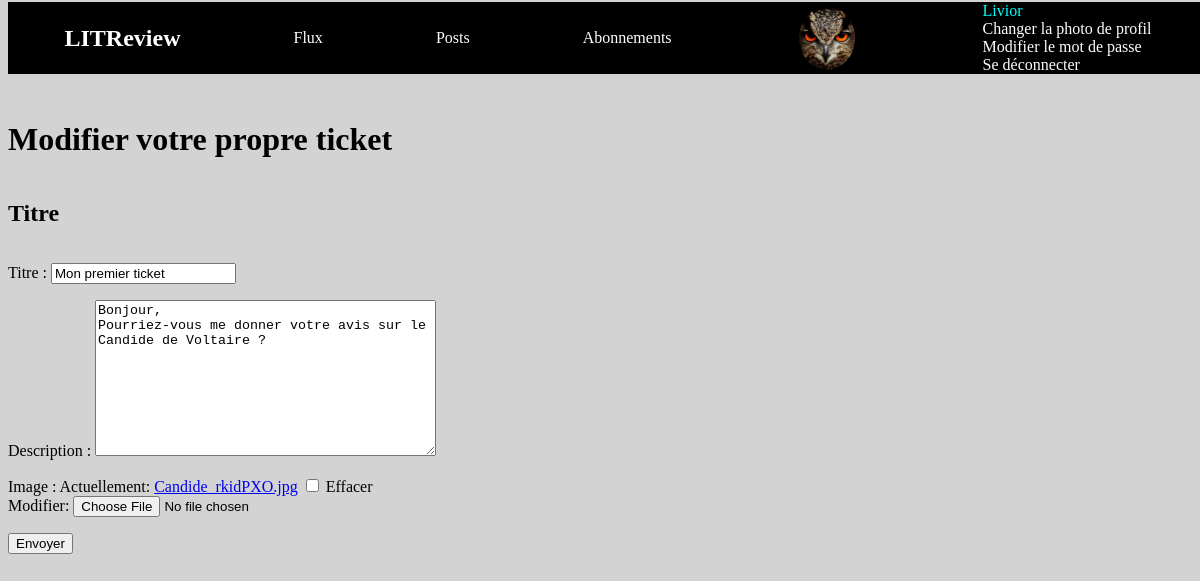
The app's page /ticket/15/change/ (signed in), older data.
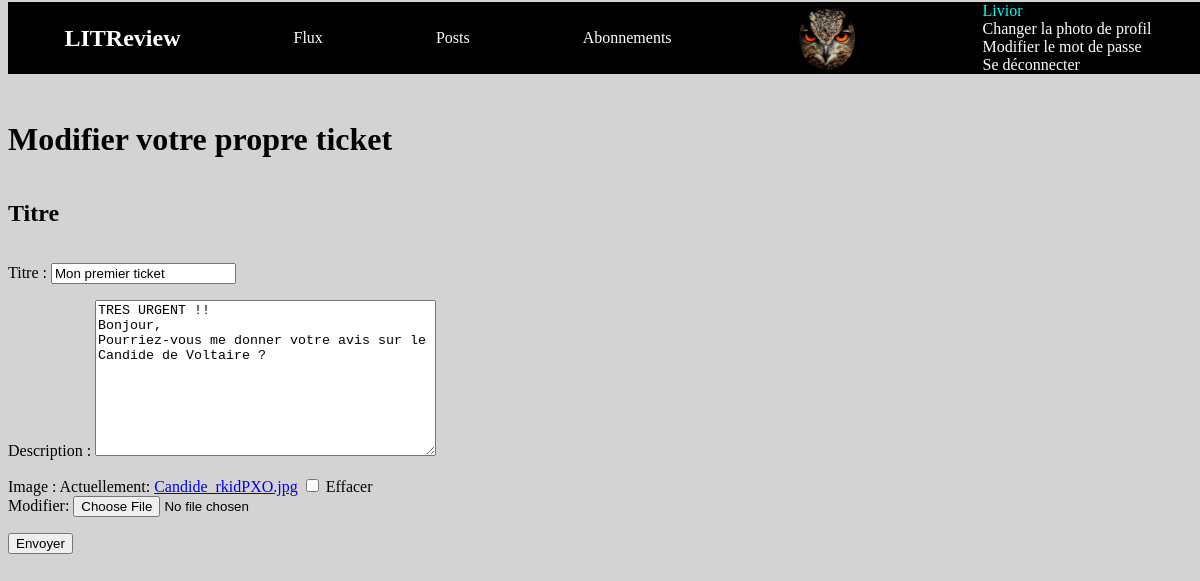
The same page, newer data.
### critics/models.py (models this page shows, shortened)
class Ticket(models.Model):
    title = models.CharField(max_length=128)
    description = models.TextField(max_length=2048, blank=True)
    user = models.ForeignKey(to=settings.AUTH_USER_MODEL, on_delete=models.CASCADE)
    image = models.ImageField(null=True, blank=True)
    time_created = models.DateTimeField(auto_now_add=True)
    IMAGE_MAX_SIZE = (200, 200)

### critics/views.py (the view)
# urls.py: path('ticket/<int:id>/change/', critics.views.ticket_update, name='ticket-update'),
@login_required()
def ticket_update(request, id):
    ticket = get_object_or_404(Ticket, id=id)
    if request.method == 'POST':
        form = TicketForm(request.POST, request.FILES, instance=ticket)
        if form.is_valid():
            ticket = form.save(commit=False)
            ticket.time_created = datetime.datetime.now()
            ticket.save()
            return render(request,
                          'critics/ticket_read.html', {"ticket":ticket})
    else:
        form = TicketForm(instance=ticket)
    return render(request, 'critics/ticket_update.html', {'form': form})

### critics/forms.py
class TicketForm(forms.ModelForm):
    class Meta:
        model = Ticket
        exclude = ['user']
        labels = {'title': 'Titre'}

### critics/templates/critics/ticket_update.html (shortened to what this page needs)
{% extends '../base.html' %}
{% block content %}
<h1>Modifier votre propre ticket </h1>
<h2>Titre</h2>
<form action="" method="post" enctype="multipart/form-data">
    {{ form.as_p }}
    <input type="submit" value="Envoyer">
</form>
{% endblock %}

Row changes from the older to the newer data that the page shows:
changed Ticket "Mon premier ticket": description "Bonjour, Pourriez-vous me donner votre avis sur le Candide de Voltaire ?" → "TRES URGENT !! Bonjour, Pourriez-vous me donner votre avis sur le Candide de Voltaire ?"
